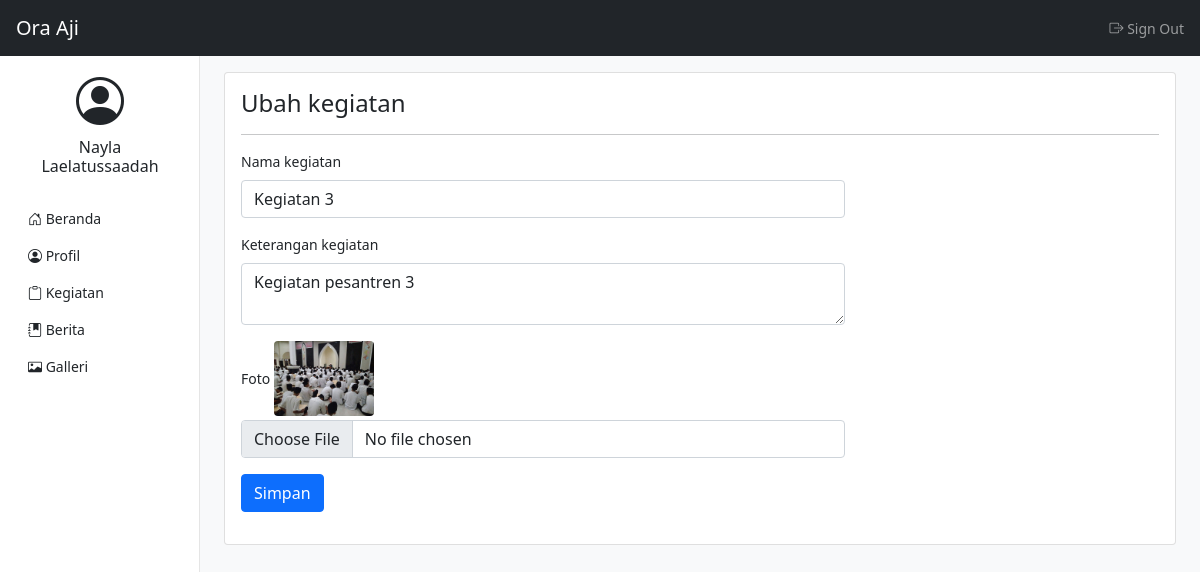
The page /admin/kegiatan_ubah.php?id=3 (signed in) on the database its author committed.
### tables this page shows
CREATE TABLE `kegiatan` (
  `id_kegiatan` int(11) NOT NULL,
  `nama_kegiatan` varchar(100) NOT NULL,
  `keterangan_kegiatan` text NOT NULL,
  `foto_kegiatan` varchar(255) NOT NULL
);

### admin/kegiatan_ubah.php (the view, shortened to what this page needs)
<?php
include "header.php";
$id_kegiatan = $_GET["id"];
$ambil_kegiatan = $koneksi -> query("SELECT * FROM kegiatan WHERE id_kegiatan = '$id_kegiatan'");
$kegiatan = $ambil_kegiatan -> fetch_assoc();
?>
<h4>Ubah kegiatan</h4>
<hr>
<div class="row">
	<div class="col-md-8">
		<form method="post" enctype="multipart/form-data">
			<div class="mb-3">
				<label class="form-label">Nama kegiatan</label>
				<input type="text" class="form-control" name="nama_kegiatan" value="<?php echo $kegiatan["nama_kegiatan"] ?>">
			</div>
			<div class="mb-3">
				<label class="form-label">Keterangan kegiatan</label>
				<textarea class="form-control" name="keterangan_kegiatan"><?php echo $kegiatan["keterangan_kegiatan"] ?></textarea>
			</div>
			<div class="mb-3">
				<label class="form-label">Foto</label>
				<img src="../assets/file/<?php echo $kegiatan["foto_kegiatan"]; ?>" width="100" class="mb-1 rounded">
				<input type="file" class="form-control" name="foto_kegiatan">
			</div>
			<div class="mb-3">
				<button class="btn btn-primary" name="simpan">Simpan</button>
			</div>
		</form>
	</div>
</div>
<?php
include "footer.php";
?>

### admin/header.php (shortened to what this page needs)
<?php
include "../koneksi.php";
$id = $_SESSION['admin'] ['id_admin'];
$aa = $koneksi -> query("SELECT * FROM admin WHERE id_admin = '$id'");
$admin = $aa->fetch_assoc();
?>
<!DOCTYPE html>
<html>
<head>
	<link rel="stylesheet" type="text/css" href="../assets/css/bootstrap.css">
	<link rel="stylesheet" type="text/css" href="https://cdn.jsdelivr.net/npm/bootstrap-icons@1.5.0/font/bootstrap-icons.css">
	<link rel="stylesheet" type="text/css" href="../assets/css/dashboard.css">
	<link rel="stylesheet" type="text/css" href="../assets/css/dataTables.bootstrap5.min.css">
</head>
<body>
	<header class="navbar navbar-dark bg-dark sticky-top">
		<a class="navbar-brand px-3" href="">Ora Aji</a>
		<div class="navbar-nav">
			<div class="nav-item">
				<a class="nav-link px-3" href="logout.php">
					<i class="bi bi-box-arrow-right"></i>
					Sign Out
				</a>
			</div>
		</div>
	</header>
	<div class="container-fluid">
		<div class="row">
			<nav id="sidebar" class="col-md-3 col-lg-2 bg-white position-fixed start-0 top-0 bottom-0 py-5 collapse d-md-block sidebar">
				<a href="profil_admin.php" class="text-decoration-none">
					<div class="container text-center pt-4">
						<span class="bi bi-person-circle display-5 text-dark"></span>
						<h6 class="pt-2 text-dark"><?php echo $admin["nama_admin"]; ?></h6>
					</div>
				</a>
				<div class="pt-3">
					<ul class="nav flex-column">
						<li class="nav-item">
							<a class="nav-link text-dark" href="index.php">
								<i class="bi bi-house-door"></i>
								Beranda
							</a>
						</li>
						<li class="nav-item">
							<a class="nav-link text-dark" href="profil_admin.php">
								<i class="bi bi-person-circle"></i>
								Profil
							</a>
						</li>
						<li class="nav-item">
							<a class="nav-link text-dark" href="kegiatan_tampil.php">
								<i class="bi bi-clipboard"></i>
								Kegiatan
							</a>
						</li>
						<li class="nav-item">
							<a class="nav-link text-dark" href="berita_tampil.php">
								<i class="bi bi-journal-bookmark-fill"></i>
								Berita
							</a>
						</li>
						<li class="nav-item">
							<a class="nav-link text-dark" href="galleri_tampil.php">
								<i class="bi bi-card-image"></i>
								Galleri
							</a>
						</li>
					</ul>
				</div>
			</nav>
		</div>
	</div>
	<main class="col-lg-10 col-md-9 ms-sm-auto px-sm-4 py-3 vh-100 bg-light">
		<div class="card">
			<div class="card-body">

### assets/css/dashboard.css (style rules this page uses)
body { font-size: 0.875rem; }
.sidebar { z-index: 100; box-shadow: inset -1px 0 0 0 rgba(0, 0, 0, 0.1); }

### rows shown on the page
kegiatan: nama_kegiatan "Kegiatan 3", keterangan_kegiatan "Kegiatan pesantren 3", foto_kegiatan (picture)

### other values the page prints
$admin["nama_admin"] "Nayla Laelatussaadah"
